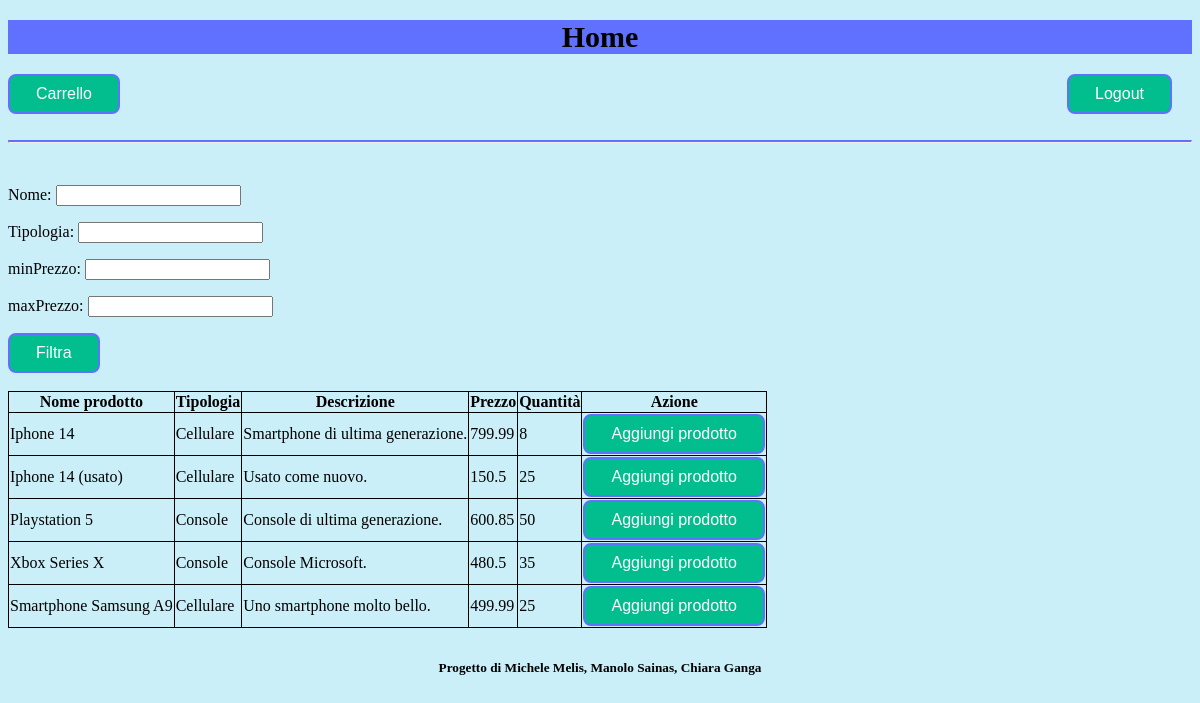
The page /home/ (signed in) on the database its author committed.
### applicazione/models.py (models this page shows, shortened)
class Prodotto(models.Model):
  nome = models.CharField(max_length=100)
  tipologia = models.CharField(max_length=100)
  descrizione = models.CharField(max_length=500)
  prezzo = models.FloatField()
  quantita = models.IntegerField()
  stock = models.ForeignKey(Stock,on_delete=models.CASCADE,related_name='prodotti')

### applicazione/views.py (the view, shortened to what this page needs)
# urls.py: path("home/", views.home_view, name="home_view"),
@login_required
def home_view(request):
  user = get_user(request)
  if user.is_superuser: return redirect("../Home_amministratore")
  template = loader.get_template("utente/home.html")
  stock = Stock.objects.get(nome = NOME_STOCK)
  context = {
    "prodotti" : Prodotto.objects.filter(stock = stock).all(),
    "form": FiltroHomeUtenteForm()
  }
  prodotti = context["prodotti"]
  for prodotto in prodotti:
    if len(user.carrello.prodotti.filter(prodotto = prodotto)) > 0:
      pc = user.carrello.prodotti.get(prodotto = prodotto)
      if pc.quantita > prodotto.quantita:
        pc.quantita = prodotto.quantita
        pc.save()
      prodotto.quantita = prodotto.quantita - pc.quantita
  context["prodotti"] = prodotti
  return HttpResponse(template.render(context, request))

### applicazione/forms.py (shortened to what this page needs)
class FiltroHomeUtenteForm(forms.Form):
  nome = forms.CharField(label="Nome", max_length=100, required=False, widget=forms.TextInput(attrs={'id': 'nome'}))
  tipologia = forms.CharField(label="Tipologia", max_length=100, required=False, widget=forms.TextInput(attrs={'id': 'tipologia'}))
  minPrezzo = forms.FloatField(label="minPrezzo", min_value=0.01, widget=forms.NumberInput(attrs={'min': 0.01, 'id': 'minPrezzo'}), required=False)
  maxPrezzo = forms.FloatField(label="maxPrezzo", max_value=10000, widget=forms.NumberInput(attrs={'max': 10000, 'id': 'maxPrezzo'}), required=False)

### applicazione/views.py (called while the page is built)
def get_user(request):
  user_id = request.session.get("user_id")
  if user_id:
    return User.objects.get(id = user_id)
  else:
    return None

### applicazione/templates/utente/home.html (shortened to what this page needs)
{% load static %}
<!DOCTYPE html>
<html lang="en">
    <head>
        <link rel="stylesheet" href="{% static 'css/style.css' %}">
    </head>
    <body>
        <div class="home">
            <div>
                <h1>Home</h1>
                <a href="../carrello"><button class="button" id="accedi_carrello" type="button" value="carrello">Carrello</button></a>
                <a href="../login"><button class="button" id="logout" type="button" value="logout">Logout</button></a>
            </div>
            <br><hr><br>
            <div class="FiltroHomeUtente">
                <form method="post">
                    {{ form.as_p }}
                    <input class="button" id="filtra" type="submit" value="Filtra">
                </form>
            </div>
            <br>
            <div>
                <table id="prodottiNegozio">
                    <thead>
                        <tr>
                            <th><b>Nome prodotto</b></th>
                            <th><b>Tipologia</b></th>
                            <th><b>Descrizione</b></th>
                            <th><b>Prezzo</b></th>
                            <th><b>Quantità</b></th>
                            <th><b>Azione</b></th>
                        </tr>
                    </thead>
                    <tbody>
                        {% for prodotto in prodotti %}
                        <tr class="prodotto">
                            <td class="nome"> {{ prodotto.nome }} </td>
                            <td class="tipologia"> {{ prodotto.tipologia }} </td>
                            <td class="descrizione"> {{ prodotto.descrizione }} </td>
                            <td class="prezzo"> {{ prodotto.prezzo }} </td>
                            <td class="quantita"> {{ prodotto.quantita }} </td>
                            <td><form method="post">
                                <input class="button" id="aggiungi_prodotto_{{ prodotto.id }}" type="submit" value="Aggiungi prodotto">
                            </form></td>
                        </tr>
                        {% endfor %}
                    </tbody>
                </table>
            </div>
        </div>
        <footer class="centered-footer">
            <h5>Progetto di Michele Melis, Manolo Sainas, Chiara Ganga</h5>
        </footer>
    </body>
</html>

### applicazione/static/css/style.css (style rules this page uses)
body { background-color: #caeff8; }
h1 { background-color: #6171ff; font-size: 30px; text-align: center; }
.button { background-color: #02bd8e; border: 2px solid #6171ff; color: white; padding: 9px 26px; text-align: center; text-decoration: none; display: inline-block; font-size: 16px; border-radius: 8px; }
table, th, td { border: 1px solid; border-collapse: collapse; }
hr { border-top: 2px solid #6171ff; }
p { font-size: 16px; }
#logout { float: right; margin-right: 20px; }
.centered-footer { text-align: center; padding: 10px; font-weight: normal; }

### rows shown on the page
Prodotto: nome "Iphone 14", tipologia "Cellulare", descrizione "Smartphone di ultima generazione.", prezzo "799.99", quantita "8"
Prodotto: nome "Iphone 14 (usato)", tipologia "Cellulare", descrizione "Usato come nuovo.", prezzo "150.5", quantita "25"
Prodotto: nome "Playstation 5", tipologia "Console", descrizione "Console di ultima generazione.", prezzo "600.85", quantita "50"
Prodotto: nome "Xbox Series X", tipologia "Console", descrizione "Console Microsoft.", prezzo "480.5", quantita "35"
Prodotto: nome "Smartphone Samsung A9", tipologia "Cellulare", descrizione "Uno smartphone molto bello.", prezzo "499.99", quantita "25"
